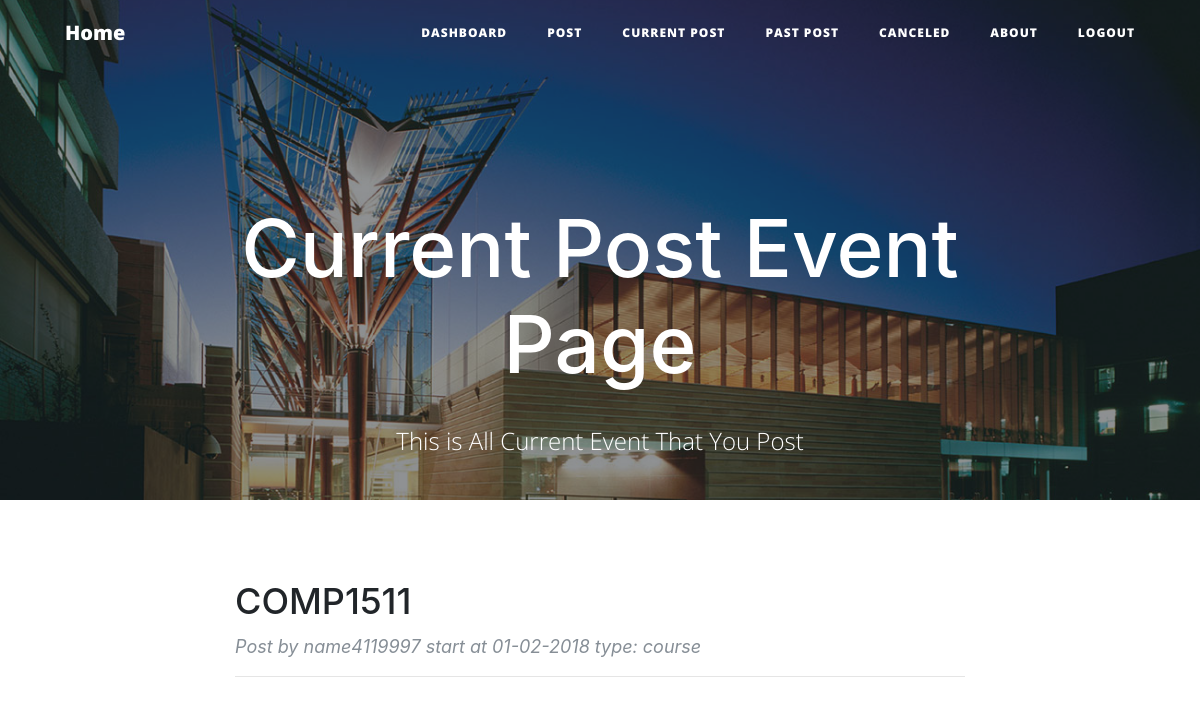
The page /currpost/ (signed in) on the database as committed earlier.
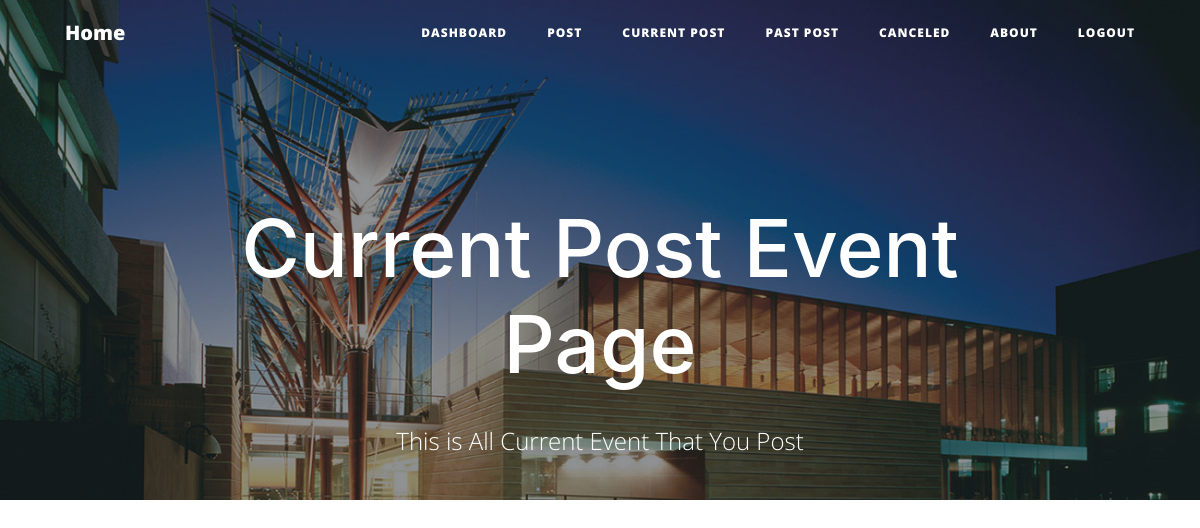
The same page on the database as committed later.
### event.py (models this page shows, shortened)
class Event(db.Model):
    __tablename__ = 'events'
    event_id = db.Column(db.Integer, primary_key=True)
    title = db.Column(db.String(120))
    details = db.Column(db.UnicodeText)
    start = db.Column(db.String(80))
    end = db.Column(db.String(80))
    capacity = db.Column(db.Integer)
    status = db.Column(db.String(80))
    creater = db.Column(db.String(80))
    fee = db.Column(db.Integer)
    users = db.relationship('User',secondary=event_realation,
                            backref=db.backref('event_users_all', lazy='dynamic'))

### route.py (the view)
@app.route('/currpost/',methods = ['POST','GET'])
@login_required
def currpost():
    events = Event.query.filter_by(creater = current_user.name).all()
    seminars = Seminar.query.filter_by(creater = current_user.name).all()
    return render_template('currpost.html',events = events, seminars = seminars)

### event.py (called while the page is built)
    @property
    def is_authenticated(self):
        return True

    @property
    def is_anonymous(self):
        return False

### server.py (called while the page is built)
@login_manager.user_loader
def load_user(user_id):
    return User.query.get(int(user_id))

### templates/currpost.html (shortened to what this page needs)
{% extends 'base.html' %}
{% block body %}
<header class="masthead" style="background-image: url('{{ url_for('static',filename='asb-unsw-campus-53.jpg')}}'); width: auto; height:500px;">
    <div class="overlay"></div>
    <div class="container">
        <div class="row">
            <div class="col-lg-8 col-md-10 mx-auto">
                <div class="site-heading">
                    <h1>Current Post Event Page</h1>
                    <span class="subheading"></br>This is All Current Event That You Post</span>
                </div>
            </div>
        </div>
    </div>
</header>
<div class="container">
    <div class="row">
        <div class="col-lg-8 col-md-10 mx-auto">
            {% for event in events %}
                {% if event.status == 'OPEN' %}
                    <div class="post-preview">
                        <a href="{{ url_for('info', eventId = event.event_id) }}">
                            <h2 class="post-title">
                                {{event.title}}
                            </h2>
                        </a>
                        <p class="post-meta">Post by {{ event.creater }} start at {{ event.start }} type: course</p>
                    </div>
                    <hr>
                {% endif %}
            {% endfor %}
        </div>
    </div>
</div>
<div class="container">
    <div class="row">
        <div class="col-lg-8 col-md-10 mx-auto">
        </div>
    </div>
</div>
{% endblock %}

Rows that differ between the two databases and show on the page:
no longer on this page (row edited): Event: title "COMP1511", creater "name4119997", start "01-02-2018"
